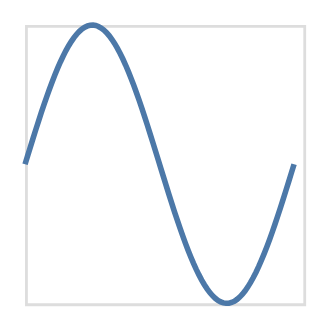

Vega-Lite specification for this chart:
### Vega-Lite specification from a JSON file in a GitHub repository (floating-point values rounded to 4 significant figures)
{"mark": {"type": "line"}, "encoding": {"x": {"field": "x", "type": "quantitative", "axis": null}, "y": {"field": "y", "type": "quantitative", "axis": null}}, "width": 100, "height": 100, "data": {"values": [{"x": 0, "y": 0}, {"x": 0.06347, "y": 0.06342}, {"x": 0.1269, "y": 0.1266}, {"x": 0.1904, "y": 0.1893}, {"x": 0.2539, "y": 0.2511}, {"x": 0.3173, "y": 0.312}, {"x": 0.3808, "y": 0.3717}, {"x": 0.4443, "y": 0.4298}, {"x": 0.5077, "y": 0.4862}, {"x": 0.5712, "y": 0.5406}, {"x": 0.6347, "y": 0.5929}, {"x": 0.6981, "y": 0.6428}, {"x": 0.7616, "y": 0.6901}, {"x": 0.8251, "y": 0.7346}, {"x": 0.8885, "y": 0.7761}, {"x": 0.952, "y": 0.8146}, {"x": 1.015, "y": 0.8497}, {"x": 1.079, "y": 0.8815}, {"x": 1.142, "y": 0.9096}, {"x": 1.206, "y": 0.9341}, {"x": 1.269, "y": 0.9549}, {"x": 1.333, "y": 0.9718}, {"x": 1.396, "y": 0.9848}, {"x": 1.46, "y": 0.9938}, {"x": 1.523, "y": 0.9989}, {"x": 1.587, "y": 0.9999}, {"x": 1.65, "y": 0.9969}, {"x": 1.714, "y": 0.9898}, {"x": 1.777, "y": 0.9788}, {"x": 1.841, "y": 0.9638}, {"x": 1.904, "y": 0.945}, {"x": 1.967, "y": 0.9224}, {"x": 2.031, "y": 0.896}, {"x": 2.094, "y": 0.866}, {"x": 2.158, "y": 0.8326}, {"x": 2.221, "y": 0.7958}, {"x": 2.285, "y": 0.7557}, {"x": 2.348, "y": 0.7127}, {"x": 2.412, "y": 0.6668}, {"x": 2.475, "y": 0.6182}, {"x": 2.539, "y": 0.5671}, {"x": 2.602, "y": 0.5137}, {"x": 2.666, "y": 0.4582}, {"x": 2.729, "y": 0.4009}, {"x": 2.793, "y": 0.342}, {"x": 2.856, "y": 0.2817}, {"x": 2.919, "y": 0.2203}, {"x": 2.983, "y": 0.158}, {"x": 3.046, "y": 0.09506}, {"x": 3.11, "y": 0.03173}, {"x": 3.173, "y": -0.03173}, {"x": 3.237, "y": -0.09506}, {"x": 3.3, "y": -0.158}, {"x": 3.364, "y": -0.2203}, {"x": 3.427, "y": -0.2817}, {"x": 3.491, "y": -0.342}, {"x": 3.554, "y": -0.4009}, {"x": 3.618, "y": -0.4582}, {"x": 3.681, "y": -0.5137}, {"x": 3.745, "y": -0.5671}, {"x": 3.808, "y": -0.6182}, {"x": 3.871, "y": -0.6668}, {"x": 3.935, "y": -0.7127}, {"x": 3.998, "y": -0.7557}, {"x": 4.062, "y": -0.7958}, {"x": 4.125, "y": -0.8326}, {"x": 4.189, "y": -0.866}, {"x": 4.252, "y": -0.896}, {"x": 4.316, "y": -0.9224}, {"x": 4.379, "y": -0.945}, {"x": 4.443, "y": -0.9638}, {"x": 4.506, "y": -0.9788}, {"x": 4.57, "y": -0.9898}, {"x": 4.633, "y": -0.9969}, {"x": 4.697, "y": -0.9999}, {"x": 4.76, "y": -0.9989}, {"x": 4.823, "y": -0.9938}, {"x": 4.887, "y": -0.9848}, {"x": 4.95, "y": -0.9718}, {"x": 5.014, "y": -0.9549}, {"x": 5.077, "y": -0.9341}, {"x": 5.141, "y": -0.9096}, {"x": 5.204, "y": -0.8815}, {"x": 5.268, "y": -0.8497}, {"x": 5.331, "y": -0.8146}, {"x": 5.395, "y": -0.7761}, {"x": 5.458, "y": -0.7346}, {"x": 5.522, "y": -0.6901}, {"x": 5.585, "y": -0.6428}, {"x": 5.649, "y": -0.5929}, {"x": 5.712, "y": -0.5406}, {"x": 5.775, "y": -0.4862}, {"x": 5.839, "y": -0.4298}, {"x": 5.902, "y": -0.3717}, {"x": 5.966, "y": -0.312}, {"x": 6.029, "y": -0.2511}, {"x": 6.093, "y": -0.1893}, {"x": 6.156, "y": -0.1266}, {"x": 6.22, "y": -0.06342}, {"x": 6.283, "y": -2.449e-16}]}}
